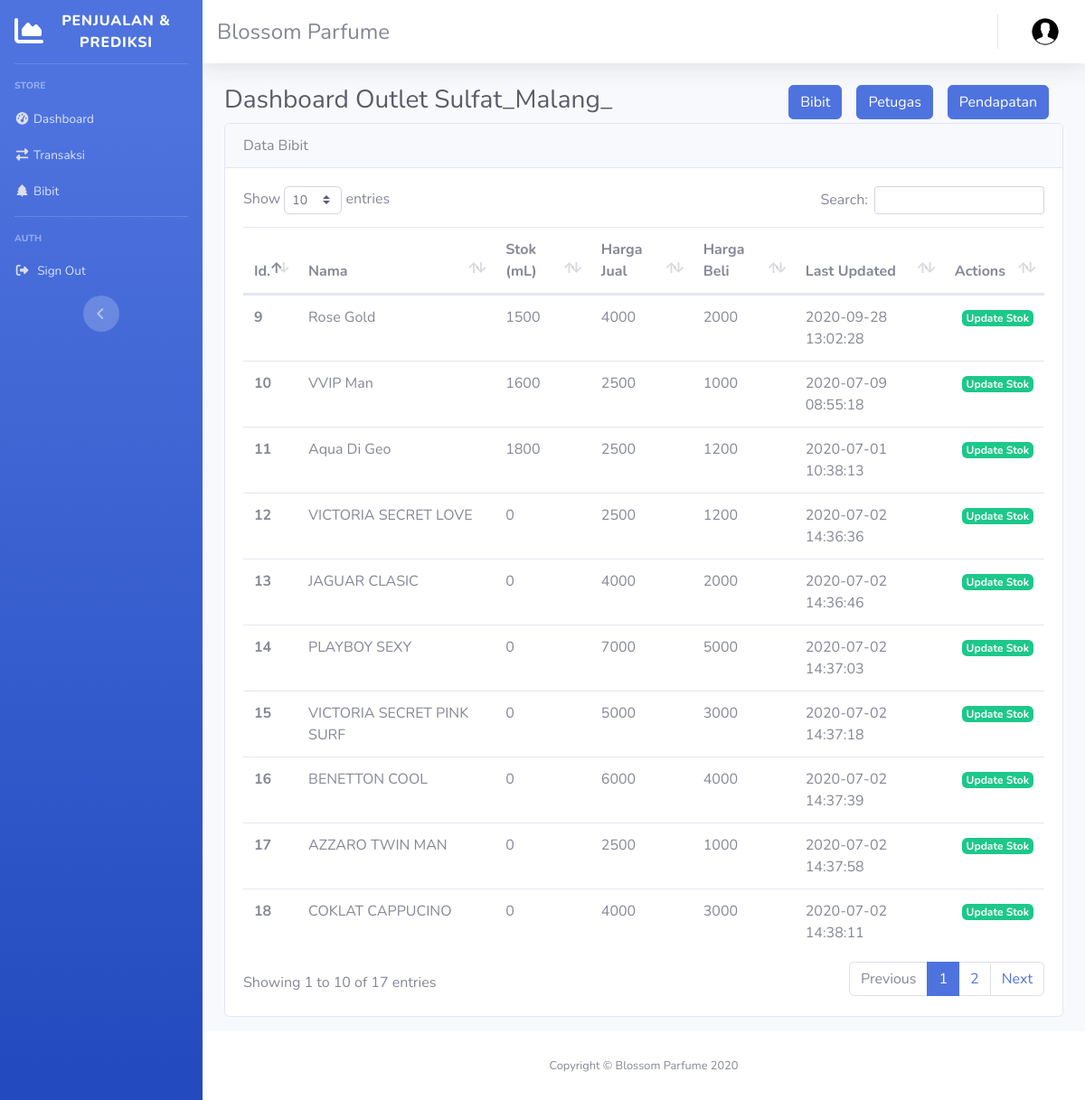
Page /admin/outlet/1 on the committed database.
### tables this page shows
CREATE TABLE `bibit` (
  `id_bibit` int(12) NOT NULL,
  `kode_bibit` varchar(12) NOT NULL,
  `nama_bibit` varchar(128) NOT NULL,
  `Stok_bibit` int(4) NOT NULL,
  `harga_jual` int(5) NOT NULL,
  `harga_beli` int(5) NOT NULL,
  `date_update_bibit` datetime NOT NULL
);

CREATE TABLE `bibit_outlet` (
  `id` int(11) NOT NULL,
  `id_bibit` int(11) NOT NULL,
  `id_outlet` int(11) NOT NULL,
  `stok` int(11) NOT NULL,
  `last_update` datetime NOT NULL
);

### application/controllers/Admin.php (called while the page is built, shortened)
<?php
class Admin extends CI_Controller
{
	public function __construct()
	{
		$this->load->library('form_validation');
		$this->load->library('session');
		$this->load->model('Bibit_model');
		$this->load->model('Outlet_model');
		$this->load->model('Prediksi_model');
		$this->load->model('Transaksi_model');
		$this->load->model('User_model');
	}
	public function Outlet($id)
	{
		$thisMonth = date('m');
		$thisYear = date('Y');
		$data['outlet'] = $this->Outlet_model->getAllOutlet();
		$data['detail_outlet'] = $this->Outlet_model->getOutletById($id);
		$data['bibit_outlet'] = $this->Outlet_model->getOutletBibit($id);
		$data['title'] = "Dashboard Outlet " . $data['detail_outlet']['alamat_outlet'];
		$data['bibit'] = $this->Bibit_model->getAllBibit();
		$data['pegawai'] = $this->User_model->getPegawaiByOutlet($id);
		$data['transaksiHarian'] = $this->Transaksi_model->getTransaksiHarian($thisMonth, $thisYear, $id);
      	$data['transaksiBulanan'] = $this->Transaksi_model->getTransaksiBulanan($thisYear, $id);
      	$data['transaksiTahunan'] = $this->Transaksi_model->getTransaksiTahunan($id);
		$data['user'] = $_SESSION['user'];
		$this->load->view('templates/header', $data);
		$this->load->view('templates/sidebar', $data);
		$this->load->view('templates/topbar', $data);
		$this->load->view('outlet/details', $data);
		$this->load->view('templates/footer');
	}
}
?>

### index.php (called while the page is built, shortened)
<?php
require_once BASEPATH.'core/CodeIgniter.php';

### application/models/Outlet_model.php (called while the page is built, shortened)
<?php
	class Outlet_model extends CI_Model
	{
		public function getOutletById($id)
		{
			return $this->db->get_where('outlet' , ['id_outlet' => $id])->row_array();
		}
		public function getOutletBibit($id)
		{
			return $this->db->get_where('bibit_outlet' , ['id_outlet' => $id])->result_array();
		}
	}
?>

### application/models/Bibit_model.php (called while the page is built, shortened)
<?php
	class Bibit_model extends CI_Model
	{
		public function getAllBibit()
		{
			return $query = $this->db->get('bibit')->result_array();
		}
	}
?>

### application/views/outlet/details.php (the view, shortened to what this page needs)
    <div class="container-fluid">
      <div class="row mt-3">
        <div class="col text-left">
          <h1 class="h3 text-gray-800">
            <?=$title;?>
            <span class="float-right">
              <div class="row">
                <div class="col">
                  <ul class="nav" role="tablist">
                    <li role="presentation">
                        <a href="#bibit" class="mr-3 btn btn-primary" role="tab" data-toggle="tab"> Bibit </a>
                    </li>
                    <li class="active" role="presentation">
                        <a href="#petugas" class="mr-3 btn btn-primary" role="tab" data-toggle="tab"> Petugas </a>
                    </li>
                    <li role="presentation">
                        <a href="#pendapatan" class="btn btn-primary mr-3 pendapatan_outlet" role="tab" data-toggle="tab" data-outlet="<?=$detail_outlet['id_outlet']; ?>"> Pendapatan </a>
                    </li>
                  </ul>
                </div>
              </div>
            </span>
          </h1>
        </div>
      </div>
      <div class="tab-content">
        <div class="tab-pane active" id="bibit">
          <div class="row mb-3">
            <div class="col">
              <div class="card">
                <div class="card-header">
                  Data Bibit
                </div>
                <div class="card-body">
                  <table class="table table-hover" id="dataTable">
                    <thead>
                      <tr>
                        <th scope="col">Id.</th>
                        <th scope="col">Nama</th>
                        <th scope="col">Stok (mL)</th>
                        <th scope="col">Harga Jual</th>
                        <th scope="col">Harga Beli</th>
                        <th scope="col">Last Updated</th>
                        <th scope="col">Actions</th>
                      </tr>
                    </thead>
                    <tbody>
                          <?php foreach ($bibit_outlet as $bo) : ?>
                            <?php foreach ($bibit as $b) : ?>
                            <?php if($b['id_bibit'] == $bo['id_bibit']): ?>
                            <tr>
                              <th scope="row"><?=$b['id_bibit']; ?></th>
                              <td><?php echo $b['nama_bibit']; ?></td>
                              <td><?php echo $bo['stok']; ?></td>
                              <td><?php echo $b['harga_jual']; ?></td>
                              <td><?php echo $b['harga_beli']; ?></td>
                              <td><?php echo $b['date_update_bibit']; ?></td>
                              <td>
                                <a href="<?= base_url('outlet/updatebo/'.$bo['id_outlet'] . '/'. $b['id_bibit']); ?>" class="badge badge-success float up_bibit ml-2" data-id="<?php echo $b['id_bibit']; ?>">Update Stok</a>
                            </td>
                            </tr>
                          <?php endif; ?>
                      <?php endforeach; ?>
                      <?php endforeach; ?>
                    </tbody>
                  </table>
                </div>
              </div>
            </div>
          </div>
        </div>
      </div>
  </div>
</div>

### application/views/templates/header.php (shortened to what this page needs)
<!DOCTYPE html>
<html lang="en">
<head>
  <link href="<?= base_url('assets/');?>vendor/fontawesome-free/css/all.min.css" rel="stylesheet" type="text/css">
  <link href="<?= base_url('assets/');?>css/sb-admin-2.min.css" rel="stylesheet">
  <link href="<?= base_url('assets/');?>css/Style.css" rel="stylesheet">
  <link href="<?= base_url('assets/'); ?>css/datatables/dataTables.bootstrap4.min.css" rel="stylesheet">
</head>
<body id="page-top">
  <div id="wrapper">

### application/views/templates/sidebar.php (shortened to what this page needs)
<ul class="navbar-nav bg-gradient-primary sidebar sidebar-dark accordion" id="accordionSidebar">
  <a class="sidebar-brand d-flex align-items-center justify-content-center" href="<?= base_url(); ?>">
    <div class="sidebar-brand-icon">
      <i class="fa fa-area-chart"></i>
    </div>
    <div class="sidebar-brand-text mx-3">Penjualan & Prediksi</div>
  </a>
  <hr class="sidebar-divider">
    <div class="sidebar-heading">
      STORE
    </div>
      <?php if($_SESSION['user']['jabatan'] == "Admin"): ?>
      <li class="nav-item">
        <a class="nav-link collapsed" href="#" data-toggle="collapse" data-target="#collapseTwo" aria-expanded="true" aria-controls="collapseTwo">
          <i class="fas fa-tachometer-alt fa-fw text-gray-300"></i>
          <span>Dashboard</span>
        </a>
        <div id="collapseTwo" class="collapse" aria-labelledby="headingTwo" data-parent="#accordionSidebar">
          <div class="bg-white collapse-inner rounded">
            <h6 class="collapse-header">Outlet:</h6>
            <?php foreach ($outlet as $o):?>
              <a class="collapse-item" href="<?=base_url('admin/outlet/'. $o['id_outlet']); ?>">Cabang <?=$o['alamat_outlet']; ?></a>
            <?php endforeach; ?>
          </div>
        </div>
      </li>
      <?php else: ?>
        <li class="nav-item">
          <a class="nav-link pb-0" href="<?= base_url(); ?>">
            <i class="fas fa-tachometer-alt fa-fw text-gray-300"></i><span>Dashboard</span>
          </a>
        </li>
      <?php endif; ?>
      <li class="nav-item">
        <a class="nav-link pb-0" href="<?= base_url('transaksi'); ?>">
          <i class="fas fa-exchange-alt fa-fw text-gray-300"></i><span>Transaksi</span>
        </a>
      </li>
      <li class="nav-item">
        <a class="nav-link pb-0" href="<?= base_url('bibit'); ?>">
          <i class="fas fa-tree fa-fw text-gray-300"></i><span>Bibit</span>
        </a>
      </li>
    <hr class="sidebar-divider mt-3">
    <div class="sidebar-heading">
      AUTH
    </div>
      <li class="nav-item">
        <a class="nav-link" href="<?=base_url('auth/logout')?>">
          <i class="fas fa-fw fa-sign-out-alt text-gray-300"></i>
          <span>Sign Out</span>
        </a>
      </li>
  <div class="text-center d-none d-md-inline">
    <button class="rounded-circle border-0" id="sidebarToggle"></button>
  </div>
</ul>

### application/views/templates/topbar.php (shortened to what this page needs)
<div id="content-wrapper" class="d-flex flex-column">
  <div id="content">
    <nav class="navbar navbar-expand navbar-light bg-white topbar mb-4 static-top shadow">
      <div>
        <span class="h4">Blossom Parfume</span>
      </div>
      <ul class="navbar-nav ml-auto">
        <li class="nav-item dropdown no-arrow">
          <a class="nav-link dropdown-toggle" href="#" id="userDropdown" role="button" data-toggle="dropdown" aria-haspopup="true" aria-expanded="false">
            <img class="img-profile rounded-circle" src="<?php echo base_url('assets/img/') . 'Profile.png'; ?>">
          </a>
        </li>
      </ul>
    </nav>

### application/views/templates/footer.php (shortened to what this page needs)
      <footer class="sticky-footer bg-white">
        <div class="container my-auto">
          <div class="copyright text-center my-auto">
            <span>Copyright &copy; Blossom Parfume <?=date('Y')?></span>
          </div>
        </div>
      </footer>
    </div>
  </div>
</body>
</html>

### rows in the picture
bibit_outlet: stok "1500"
bibit: id_bibit "9", nama_bibit "Rose Gold", harga_jual "4000", harga_beli "2000", date_update_bibit "2020-09-28 13:02:28"
bibit_outlet: stok "1600"
bibit: id_bibit "10", nama_bibit "VVIP Man", harga_jual "2500", harga_beli "1000", date_update_bibit "2020-07-09 08:55:18"
bibit_outlet: stok "1800"
bibit: id_bibit "11", nama_bibit "Aqua Di Geo", harga_jual "2500", harga_beli "1200", date_update_bibit "2020-07-01 10:38:13"
bibit_outlet: stok "0"
bibit: id_bibit "12", nama_bibit "VICTORIA SECRET LOVE", harga_jual "2500", harga_beli "1200", date_update_bibit "2020-07-02 14:36:36"
bibit_outlet: stok "0"
bibit: id_bibit "13", nama_bibit "JAGUAR CLASIC", harga_jual "4000", harga_beli "2000", date_update_bibit "2020-07-02 14:36:46"
bibit_outlet: stok "0"
bibit: id_bibit "14", nama_bibit "PLAYBOY SEXY", harga_jual "7000", harga_beli "5000", date_update_bibit "2020-07-02 14:37:03"
bibit_outlet: stok "0"
bibit: id_bibit "15", nama_bibit "VICTORIA SECRET PINK SURF", harga_jual "5000", harga_beli "3000", date_update_bibit "2020-07-02 14:37:18"
bibit_outlet: stok "0"
bibit: id_bibit "16", nama_bibit "BENETTON COOL", harga_jual "6000", harga_beli "4000", date_update_bibit "2020-07-02 14:37:39"
bibit_outlet: stok "0"
bibit: id_bibit "17", nama_bibit "AZZARO TWIN MAN", harga_jual "2500", harga_beli "1000", date_update_bibit "2020-07-02 14:37:58"
bibit_outlet: stok "0"
bibit: id_bibit "18", nama_bibit "COKLAT CAPPUCINO", harga_jual "4000", harga_beli "3000", date_update_bibit "2020-07-02 14:38:11"

### other values in the picture
$title "Dashboard Outlet Sulfat_Malang_"
